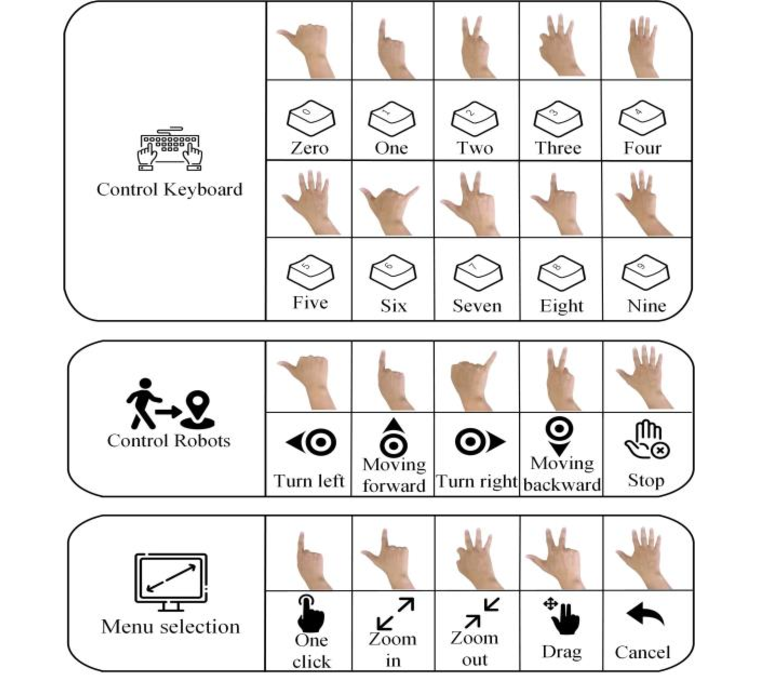
#> input picture image.png, 758 x 698 px
$ python -i gesture_detector_simple.py   (imports and definitions only)
#> lines starting #> are read from the running program, lines starting #| are printed output that depends on the picture; after the words box and inside, x2 and y2 are one past the last pixel; in counts of white or black regions, pixels touching at a corner belong together
import cv2
import numpy as np

class GestureDetector:
    """Phiên bản đơn giản sử dụng phát hiện màu da"""
    def __init__(self):
        self.gesture_count = 0
        self.last_gesture = None

    def detect_skin(self, frame):
        """Phát hiện vùng da trong ảnh"""
        # Chuyển sang HSV
        hsv = cv2.cvtColor(frame, cv2.COLOR_BGR2HSV)

        # Ngưỡng màu da
        lower_skin = np.array([0, 20, 70], dtype=np.uint8)
        upper_skin = np.array([20, 255, 255], dtype=np.uint8)

        # Tạo mask
        mask = cv2.inRange(hsv, lower_skin, upper_skin)

        # Làm mịn
        kernel = np.ones((5, 5), np.uint8)
        mask = cv2.morphologyEx(mask, cv2.MORPH_CLOSE, kernel)
        mask = cv2.morphologyEx(mask, cv2.MORPH_OPEN, kernel)

        return mask

    # [66 lines left out: functions count_fingers_simple, detect_gesture, not called in this run]

    def process_frame(self, frame):
        """Xử lý frame"""
        # Lấy vùng quan tâm (ROI) - góc trên bên phải
        roi = frame[50:300, 300:600]

        # Phát hiện da
        mask = self.detect_skin(roi)

        # Tìm contours
        contours, _ = cv2.findContours(mask, cv2.RETR_TREE, cv2.CHAIN_APPROX_SIMPLE)

        gesture = None
        if contours:
            # Lấy contour lớn nhất
            max_contour = max(contours, key=cv2.contourArea)

            if cv2.contourArea(max_contour) > 5000:
                # Vẽ contour
                cv2.drawContours(roi, [max_contour], -1, (0, 255, 0), 2)

                # Vẽ convex hull
                hull = cv2.convexHull(max_contour)
                cv2.drawContours(roi, [hull], -1, (255, 0, 0), 2)

                # Đếm ngón tay
                finger_count = self.count_fingers_simple(max_contour)
                gesture = self.detect_gesture(finger_count, max_contour)

                # Hiển thị số ngón
                cv2.putText(roi, f"Fingers: {finger_count}", (10, 30),
                           cv2.FONT_HERSHEY_SIMPLEX, 0.8, (0, 255, 0), 2)

        # Vẽ khung ROI
        cv2.rectangle(frame, (300, 50), (600, 300), (255, 0, 0), 2)
        cv2.putText(frame, "Dat tay vao khung nay", (310, 40),
                   cv2.FONT_HERSHEY_SIMPLEX, 0.6, (255, 0, 0), 2)

        return frame, gesture

>>> import cv2
>>> picture = cv2.imread('image.png')
#> picture is the input picture: shape (698, 758, 3); mean B, G, R 233, 234.3, 236.1
>>> result = GestureDetector().process_frame(picture)
#> in process_frame, `roi = frame[50:300, 300:600]`:
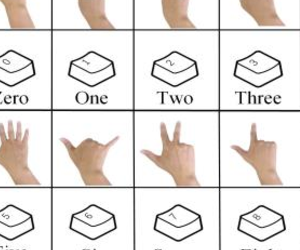
#> roi: shape (250, 300, 3); mean B, G, R 224.6, 227.4, 231.5
#> in detect_skin, `hsv = cv2.cvtColor(frame, cv2.COLOR_BGR2HSV)`: hsv: shape (250, 300, 3); mean H, S, V 10.4, 9.4, 231.7
#> in detect_skin, `mask = cv2.inRange(hsv, lower_skin, upper_skin)`:
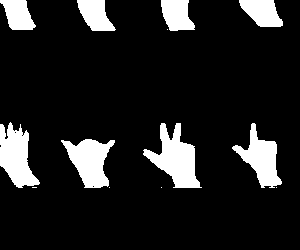
#> mask: shape (250, 300); 12.7% white; 13 white regions (5 under 20 px), largest, box (x1, y1, x2, y2) and area: (143, 123, 202, 188) 1847, (0, 122, 40, 188) 1565, (61, 139, 115, 188) 1527
#> in detect_skin, `mask = cv2.morphologyEx(mask, cv2.MORPH_CLOSE, kernel)`:
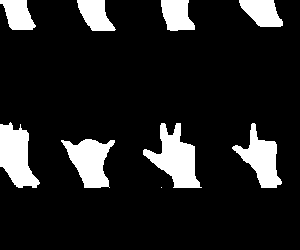
#> mask: shape (250, 300); 12.8% white; 9 white regions (1 under 20 px), largest, box (x1, y1, x2, y2) and area: (143, 123, 202, 188) 1871, (0, 122, 40, 188) 1636, (61, 139, 115, 188) 1538
#> in detect_skin, `mask = cv2.morphologyEx(mask, cv2.MORPH_OPEN, kernel)`:
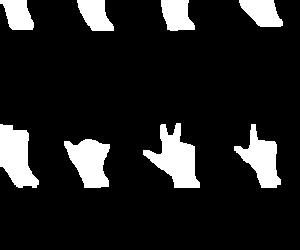
#> mask: shape (250, 300); 12.7% white; 8 white regions
#> in process_frame, `contours, _ = cv2.findContours(mask, cv2.RETR_TREE, cv2.CHAIN_APPROX_S..`: contours = 8 contours; box (x1, y1, x2, y2) and area: (143, 123, 200, 188) 1747, (0, 124, 39, 188) 1528, (64, 139, 110, 188) 1414, (234, 124, 281, 188) 1316, (239, 0, 283, 27) 770, (161, 0, 195, 31) 748, (77, 0, 114, 31) 728, (0, 0, 34, 30) 677
#> in process_frame, `max_contour = max(contours, key=cv2.contourArea)`: max_contour = contour of 75 points, box (x1, y1, x2, y2) (143, 123, 200, 188), area 1747
#> in process_frame, `cv2.putText(frame, "Dat tay vao khung nay", (310, 40), cv2.FONT_HERSHE..`:
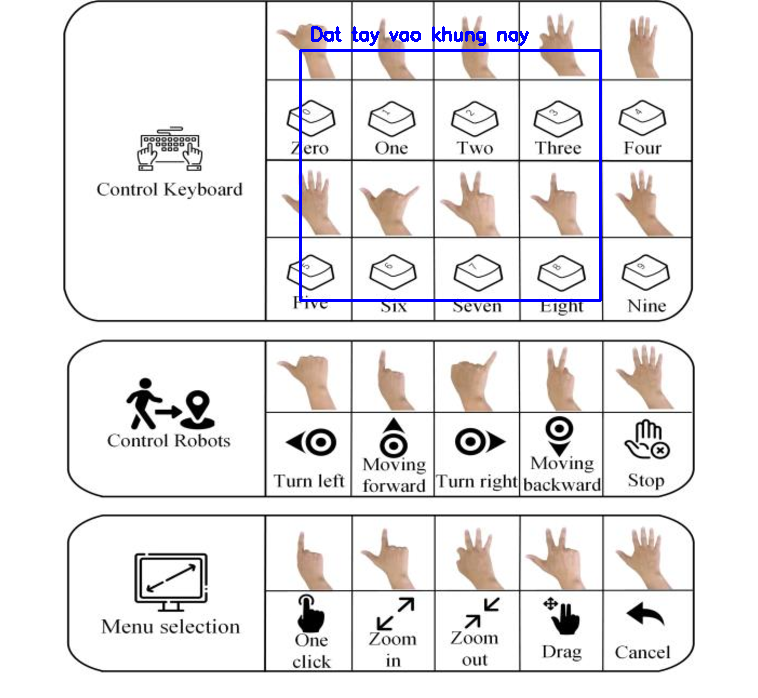
#> frame: shape (698, 758, 3); mean B, G, R 233.3, 232.4, 234.2
